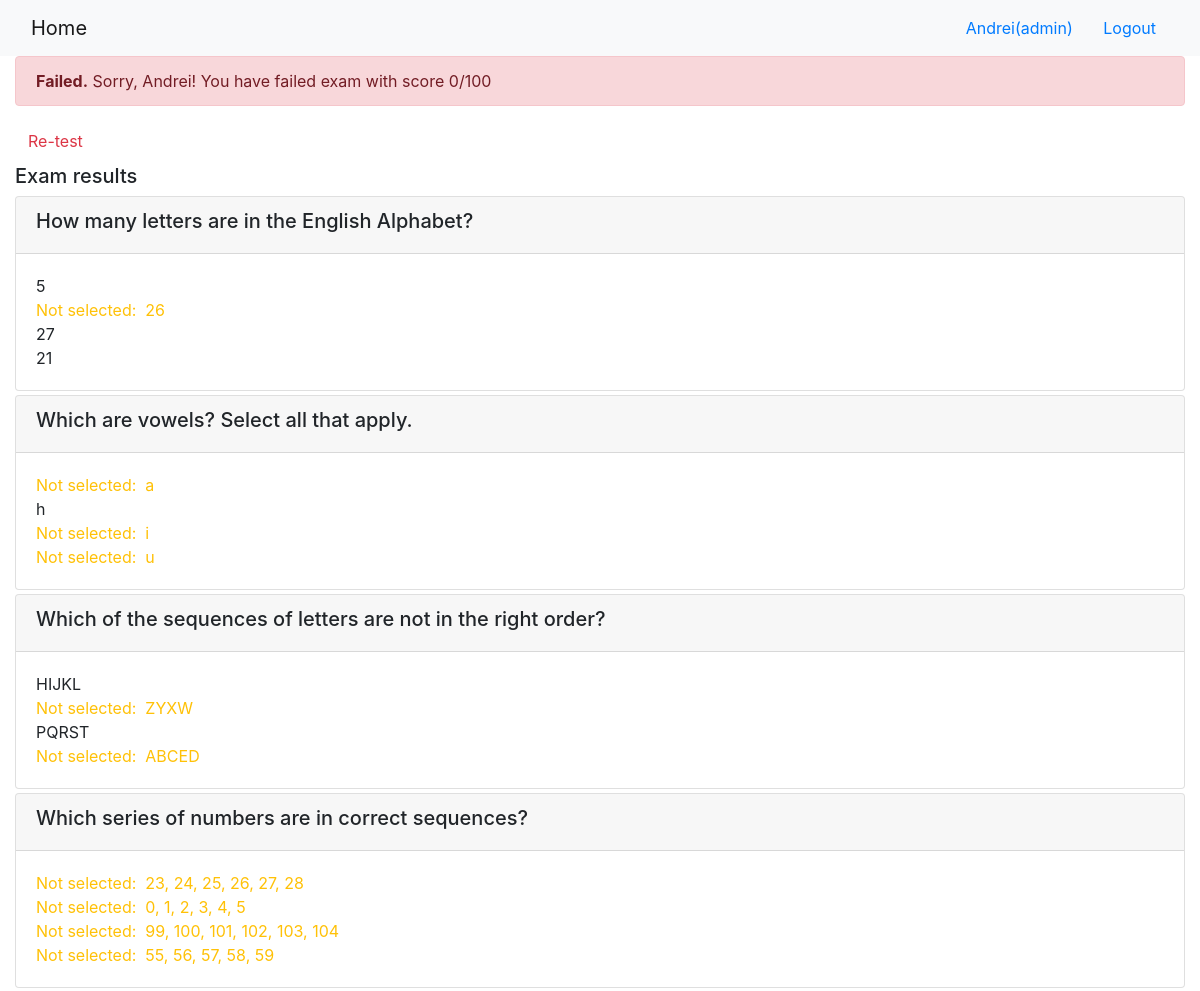
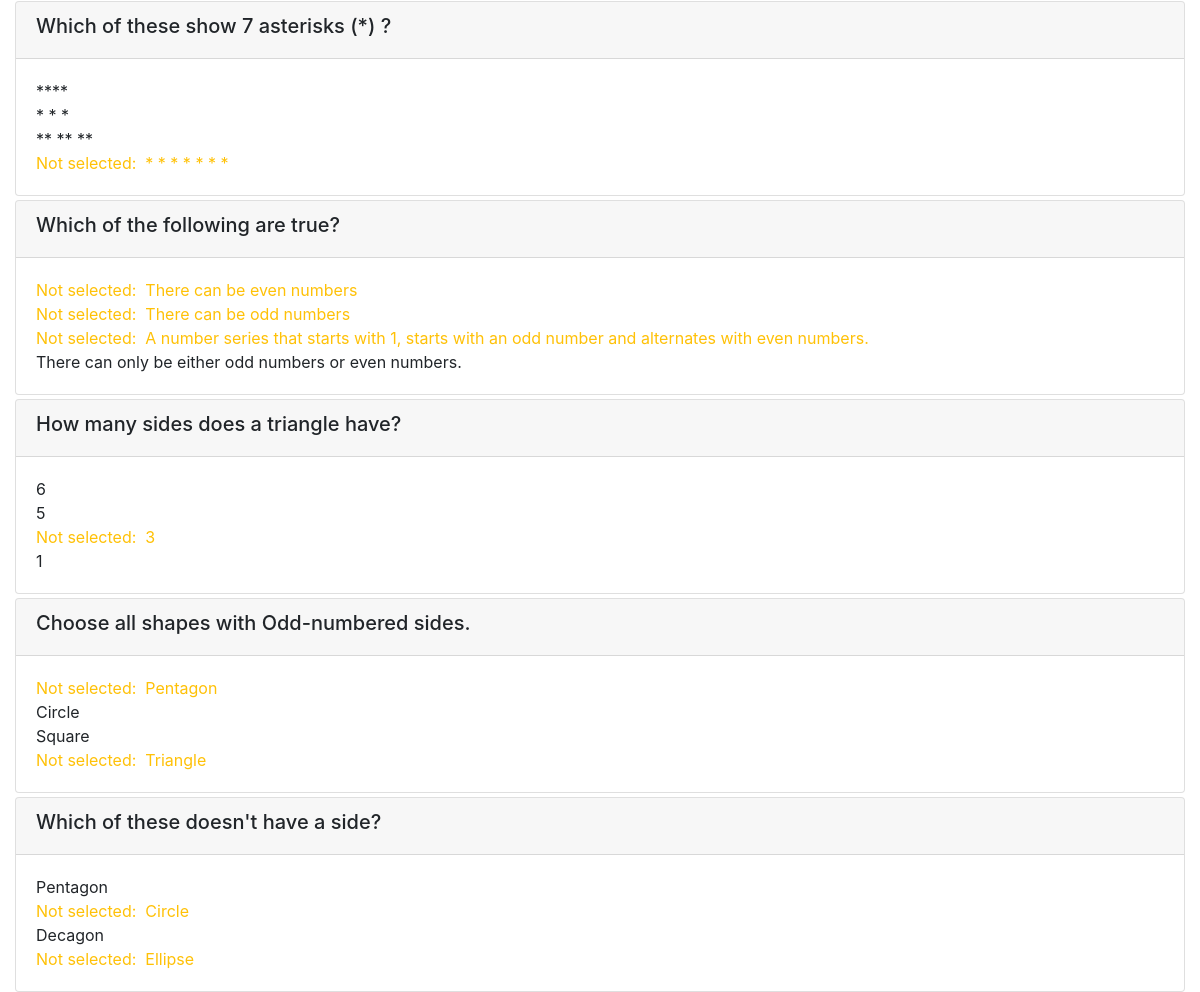
The page /onlinecourse/course/1/submission/1/result/ (signed in) on the database its author committed (2 pictures, top to bottom).
### onlinecourse/models.py (models this page shows, shortened)
class Question(models.Model):
    lesson = models.ForeignKey(Lesson, on_delete=models.CASCADE)
    question_text = models.CharField(
        max_length=256,
        null=False,
        blank=False,
        default="Question"
    )
    grade = models.IntegerField(
        null=False,
        blank=False,
        default=1
    )
    def get_score(self, selected):
        choices = self.choice_set.all()
        selected_count = selected.filter(question__id=self.id,is_correct=True).count()
        total_items = choices.count()
        correct = 0
        if selected_count > 0:
            for choice in choices:
                if choice.is_correct == True and choice in selected:
                    correct += 1
                elif choice.is_correct == False and choice not in selected:
                    correct += 1
        percentage = correct / total_items
        points = percentage * self.grade
        print("###### Q{} {}/{} = {}, {}/{}".format(self.id, correct, total_items, percentage, points, self.grade))
        return points, self.grade

class Choice(models.Model):
    question = models.ForeignKey(Question, on_delete=models.CASCADE)
    choice_text = models.CharField(
        max_length=256,
        null=False,
        blank=False,
        default="Choice *"
    )
    is_correct = models.BooleanField(null=False, blank=False, default=False)

### onlinecourse/views.py (the view)
# urls.py: path('course/<int:course_id>/submission/<int:submission_id>/result/', views.show_exam_result, name="show_exam_result")
def show_exam_result(request, course_id, submission_id):
    context = {}
    course = Course.objects.get(id=course_id)
    submission = Submission.objects.get(id=submission_id)
    choices = submission.choices.all()
    lessons = course.lesson_set.all()
    questions = []
    for lesson in lessons:
        for question in lesson.question_set.all():
            questions.append(question)
    total_score = 0
    score = 0
    for question in questions:
        points, totalpoints = question.get_score(choices)
        total_score += totalpoints
        score += points
    context[ "course" ] = course
    context[ "choices" ] = choices
    context[ "lessons" ] = lessons
    grade = 100
    if total_score > 0:
        grade = round(score / total_score * 100, 2)
        grade_int = int( grade )
        print("///////////// {}, {}".format(grade, grade_int))
        if (grade - grade_int) == 0:
            grade = grade_int
    print( ">>>>> {}, {}".format(score, total_score))
    context[ "grade" ] = grade
    return render(request, 'onlinecourse/exam_result_bootstrap.html', context)

### onlinecourse/templates/onlinecourse/exam_result_bootstrap.html (shortened to what this page needs)
<!DOCTYPE html>
<html lang="en">
<head>
    {% load static %}
    <link rel="stylesheet" href="https://maxcdn.bootstrapcdn.com/bootstrap/4.5.2/css/bootstrap.min.css">
</head>
<body>
 <nav class="navbar navbar-light bg-light">
    <div class="container-fluid">
        <div class="navbar-header">
              <a class="navbar-brand" href="{% url 'onlinecourse:index' %}">Home</a>
        </div>
        <ul class="nav navbar-nav navbar-right">
            {% if user.is_authenticated %}
            <li>
                <a class="btn btn-link" href="#">{{ user.first_name }}({{ user.username }})</a>
                <a class="btn btn-link" href="{% url 'onlinecourse:logout' %}">Logout</a>
            </li>
            {% endif %}
        </ul>
    </div>
</nav>
    {% if user.is_authenticated %}
    <div class="container-fluid">
        {% if grade > 80 %}
        <div class="alert alert-success">
        <b>Congratulations, {{ user.first_name }}!</b> You have passed the exam and completed the course with score {{ grade }}/100
        </div>
        {% else %}
        <div class="alert alert-danger">
        <b>Failed.</b> Sorry, {{ user.first_name }}! You have failed exam with score {{ grade }}/100
        </div>
        <a class="btn btn-link text-danger" href="{% url 'onlinecourse:course_details' course.id %}">Re-test</a>
        {% endif %}
        <div class="card-columns-vertical mt-1">
        <h5 class="">Exam results</h5>
            <div class="card-columns-vertical">
            {% for lesson in course.lesson_set.all %}
                {% for question in lesson.question_set.all %}
                <div class="card mt-1">
                    <div class="card-header"><h5>{{ question.question_text }}</h5></div>
                    <div class="card-body">
                        {% for xchoice in question.choice_set.all %}
                            {% if xchoice in choices %}
                                {% if xchoice.is_correct %}
                                <div class="text-success"> Correct answer:&nbsp;
                                {% else %}
                                <div class="text-danger"> Incorrect answer:&nbsp;
                                {% endif %}
                            {% else %}
                                {% if xchoice.is_correct %}
                                <div class="text-warning"> Not selected:&nbsp;
                                {% else %}
                                <div class="text-body">
                                {% endif %}
                            {% endif %}
                            {{ xchoice.choice_text }}
                            </div>
                        {% endfor %}
                    </div>
                </div>
                {% endfor %}
            {% endfor %}
            </div>
        </div>
    </div>
    {% endif %}
</body>
</html>

### rows shown on the page
Question: question_text "How many letters are in the English Alphabet?"
Choice: choice_text "5"
Choice: shows "Not selected:", choice_text "26"
Choice: choice_text "27"
Choice: choice_text "21"
Question: question_text "Which are vowels? Select all that apply."
Choice: shows "Not selected:", choice_text "a"
Choice: choice_text "h"
Choice: shows "Not selected:", choice_text "i"
Choice: shows "Not selected:", choice_text "u"
Question: question_text "Which of the sequences of letters are not in the right order?"
Choice: choice_text "HIJKL"
Choice: shows "Not selected:", choice_text "ZYXW"
Choice: choice_text "PQRST"
Choice: shows "Not selected:", choice_text "ABCED"
Question: question_text "Which series of numbers are in correct sequences?"
Choice: shows "Not selected:", choice_text "23, 24, 25, 26, 27, 28"
Choice: shows "Not selected:", choice_text "0, 1, 2, 3, 4, 5"
Choice: shows "Not selected:", choice_text "99, 100, 101, 102, 103, 104"
Choice: shows "Not selected:", choice_text "55, 56, 57, 58, 59"
Question: question_text "Which of these show 7 asterisks (*) ?"
Choice: choice_text "****"
Choice: choice_text "* * *"
Choice: choice_text "** ** **"
Choice: shows "Not selected:", choice_text "* * * * * * *"
Question: question_text "Which of the following are true?"
Choice: shows "Not selected:", choice_text "There can be even numbers"
Choice: shows "Not selected:", choice_text "There can be odd numbers"
Choice: shows "Not selected:", choice_text "A number series that starts with 1, starts with an odd number and alternates with even numbers."
Choice: choice_text "There can only be either odd numbers or even numbers."
Question: question_text "How many sides does a triangle have?"
Choice: choice_text "6"
Choice: choice_text "5"
Choice: shows "Not selected:", choice_text "3"
Choice: choice_text "1"
Question: question_text "Choose all shapes with Odd-numbered sides."
Choice: shows "Not selected:", choice_text "Pentagon"
Choice: choice_text "Circle"
Choice: choice_text "Square"
Choice: shows "Not selected:", choice_text "Triangle"
Question: question_text "Which of these doesn't have a side?"
Choice: choice_text "Pentagon"
Choice: shows "Not selected:", choice_text "Circle"
Choice: choice_text "Decagon"
Choice: shows "Not selected:", choice_text "Ellipse"

### other values the page prints
{{ user.first_name }} "Andrei"
{{ user.username }} "admin"
{{ grade }} "0"
